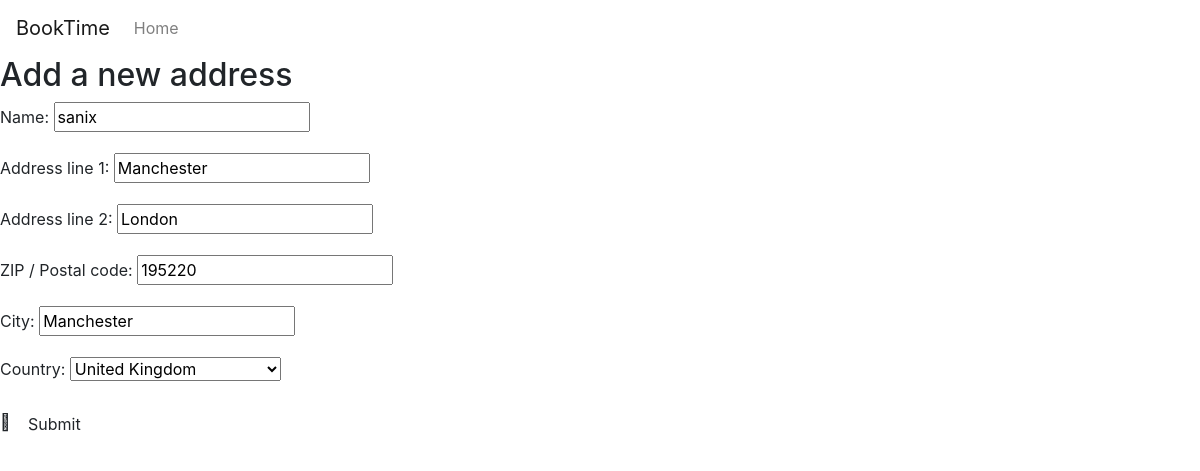
Screenshot of /address/1/ (signed in) with the database file from the repository.
### main/models.py (models this page shows, shortened)
class Address(models.Model):
    SUPPORTED_COUNTRIES=(
        ('uk', 'United Kingdom'),
        ('us', 'United States of America'),
    )
    user=models.ForeignKey(User, on_delete=models.CASCADE)
    name=models.CharField(max_length=60)
    address1=models.CharField("Address line 1", max_length=60)
    address2=models.CharField(
        "Address line 2", max_length=60, blank=True
    )
    zip_code=models.CharField(
        "ZIP / Postal code", max_length=12
    )
    city=models.CharField(max_length=60)
    country=models.CharField(
        max_length=3, choices=SUPPORTED_COUNTRIES
    )

### main/views.py (the view)
# urls.py: path('address/<int:pk>/', views.AddressUpdateView.as_view(),
class AddressUpdateView(LoginRequiredMixin, UpdateView):
    model=models.Address
    fields=[
        'name',
        'address1',
        'address2',
        'zip_code',
        'city',
        'country',
    ]
    template_name='main/address_update.html'
    success_url=reverse_lazy('address_list')
    def get_queryset(self):
        return self.model.objects.filter(user=self.request.user)

### main/templates/main/address_update.html (shortened to what this page needs)
{% extends "base.html" %}
{% block content %}
  <h2>Add a new address</h2>
  <form method="POST">
    {{ form.as_p }}
     <button type="submit" class="btn btn-­primary">Submit</button>
  </form>
{% endblock content %}

### rows the page displays
Address: name "sanix", address1 "Manchester", address2 "London", zip_code "195220", city "Manchester", country "United Kingdom"
